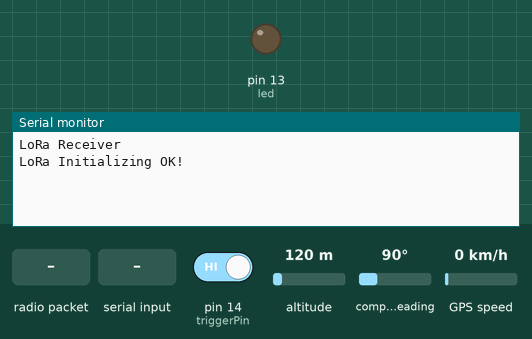
Recording of a sketch running on a simulated Arduino Mega 2560, built with avr-gcc and run on an emulated ATmega2560. Parts: output pins drawn as LEDs (lit = HIGH), the last lines printed to the serial monitor. Inputs (shaded band) come from the test bench; at power-on: pin 14 (triggerPin) HIGH, altitude 120 m, compass heading 90°, GPS speed 0 km/h. The GPS gets a fix after 3 s at 37.7749, -122.4194 with 8 satellites; no radio packets arrive unless stated.

Above: at 1.2 s.
1.3 s: pin 14 (triggerPin) driven LOW
At 3.2 s:
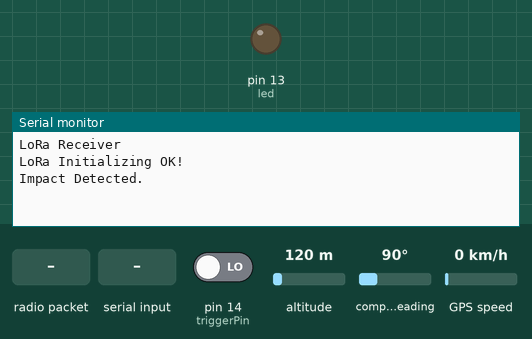
3.5 s: radio packet "hit" arrives
At 4.3 s:
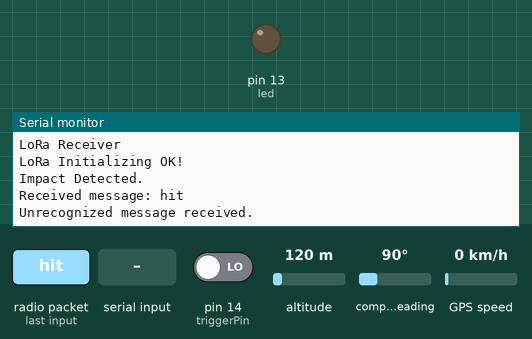
5.0 s: "hit\n" received over Serial
At 5.4 s:
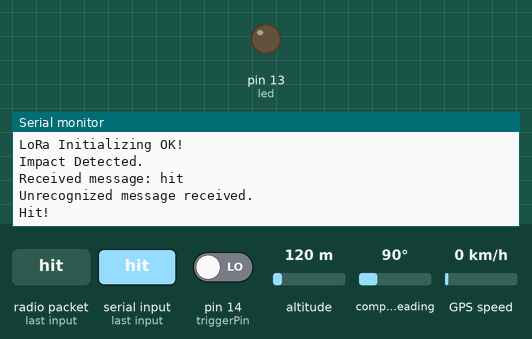
6.5 s: radio packet "calibrateMessage" arrives
At 7.7 s:
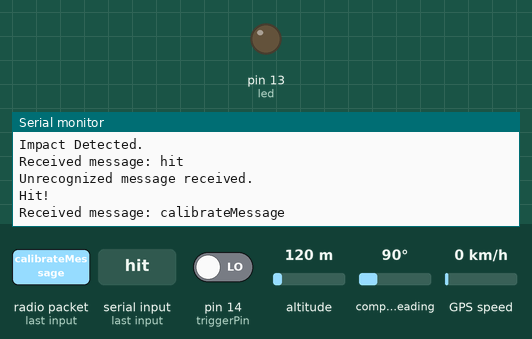
8.0 s: radio packet "waitForImpact" arrives
At 8.7 s:
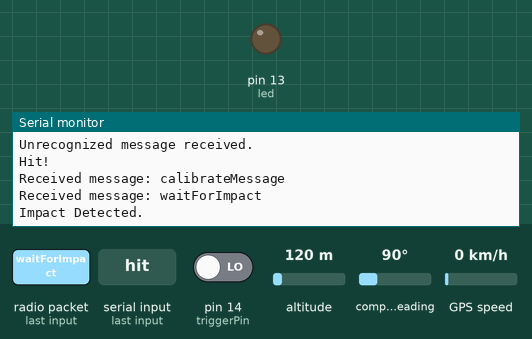

The sketch:

atTarget_20230829.ino
```cpp
#include <SPI.h>
#include <LoRa.h>
#include <TinyGPS++.h>

#define ss 8
#define rst 4
#define dio0 7

const int targetID = 1;
const int triggerPin = 14;
const int led = 13;
float targetLatitude;
float targetLongitude;
unsigned long impactStartTime = 0;
const long debounceDelay = 1000;  // the debounce time in milliseconds

// The TinyGPSPlus object
TinyGPSPlus gps;

// The serial connection to the GPS device
#define hs Serial1

bool waitForTrigger = true;
char messageToSend[512] = "";       // The message to send
unsigned long nextMessageTime = 0;  // The time when the next message should be sent
bool shouldSendResponse = false;    //Track whether a response should be sent
static bool waitForImpactMessageReceived = false;

void setup() {
  Serial.begin(115200);
  hs.begin(9600);
  Serial.println("LoRa Receiver");
  LoRa.setPins(ss, rst, dio0);
  //gps.init();

  while (!LoRa.begin(915E6)) {
    Serial.println(".");
    delay(500);
  }
  Serial.println("LoRa Initializing OK!");

  pinMode(triggerPin, INPUT_PULLUP);
  digitalWrite(triggerPin, LOW);
  pinMode(led, OUTPUT);
  digitalWrite(led, LOW);
}


void loop() {

  // Set trigger state and debounce
  static bool impactTrigger = false;
  static unsigned long lastDebounceTime = 0;
  bool currentTriggerState = digitalRead(triggerPin);

  // Timeout mechanism
  static unsigned long impactTimeout = 0;
  const unsigned long timeoutDuration = 30000;  // 30 seconds

  if (waitForImpactMessageReceived && millis() - impactStartTime > timeoutDuration) {
    Serial.println("Impact wait timed out. Resetting state.");
    impactStartTime = 0;                   // Reset the timer
    impactTrigger = false;                 // Reset the impact trigger
    waitForImpactMessageReceived = false;  // Reset the flag
    impactTimeout = millis();              // Update the timeout timestamp
  }

  // Check if the timer has started and the trigger has occurred
  if (impactStartTime != 0 && impactTrigger) {
    unsigned long elapsedTime = millis() - impactStartTime;
    impactStartTime = 0;                   // Reset the timer
    impactTrigger = false;                 // Reset the impact trigger
    waitForImpactMessageReceived = false;  // Reset the flag
    impactTimer(elapsedTime);              // Function to send the elapsed time back to the base station
  }

  // Check for impact trigger
  if (currentTriggerState == LOW) {
    if (!impactTrigger && (millis() - lastDebounceTime) > debounceDelay) {
      impactTrigger = true;
      lastDebounceTime = millis();  // Reset debounce time on press

      if (waitForImpactMessageReceived) {
        // If "waitForImpact" message was received, do nothing here.
        // The timer logic above will handle it.
      } else {
        Serial.println("Impact Detected.");
        sendHitMessage();
      }
    }
  } else {
    lastDebounceTime = millis();  // Reset debounce time on release
  }

  // This is for testing without requiring a trigger
  if (Serial.available()) {
    String input = Serial.readStringUntil('\n');
    if (input == "hit") {
      Serial.println("Hit!");
      sendHitMessage();
    }
  }

  // Look for LoRa packet to be received
  int packetSize = LoRa.parsePacket();
  if (packetSize) {
    onReceive(packetSize);
  }

  // GPS handling
  if (hs.available()) {
    gps.encode(hs.read());
    smartDelay(10);
  }
}


void onReceive(int packetSize) {
  if (packetSize == 0) return;

  // Declare a C-string to hold the incoming message
  char incoming[256];
  int index = 0;

  // Read the incoming message
  while (LoRa.available()) {
    incoming[index] = (char)LoRa.read();
    index++;
  }

  // Don't forget to terminate the C-string with a null character
  incoming[index] = '\0';

  // Log the received message
  Serial.print("Received message: ");
  Serial.println(incoming);

  // Check for specific commands in the incoming message
  if (strncmp(incoming, "calibrateMessage", 16) == 0) {
    sendCalibrateResponse();
  } else if (strncmp(incoming, "waitForImpact", 13) == 0) {
    impactStartTime = millis();  // Start the timer
    waitForImpactMessageReceived = true;
  } else if (strncmp(incoming, "positionRequest", 15) == 0) {
    sendPositionResponse();
  } else {
    Serial.println("Unrecognized message received.");
  }
}


// For sending the calibrate response from the remote device
void sendCalibrateResponse() {
  char calibrateResponse[20] = "calibrateResponse";  // 17 characters
  sendFixedLengthMessage(calibrateResponse, 17);     // Send exactly 17 bytes
}

void sendHitMessage() {
  char hitMessage[20];                        // Declare the buffer without initializing
  memset(hitMessage, 0, sizeof(hitMessage));  // Zero out the memory

  // Use snprintf to concatenate "Target" and target ID
  snprintf(hitMessage, sizeof(hitMessage), "Target%d", targetID);

  sendMessage(hitMessage);
}

void sendPositionResponse() {
  char sendPositionResponse[512];  // Buffer to hold the response message
  char locationBuffer[128];        // Buffer to hold the location information

  if (getLocation(locationBuffer, sizeof(locationBuffer))) {
    // Format the complete response message
    snprintf(sendPositionResponse, sizeof(sendPositionResponse), "Target%d,%s", targetID, locationBuffer);

    // Send the complete response message
    sendMessage(sendPositionResponse);
  } else {
    // GPS fix is not valid, can either skip sending or send a default message
    Serial.println("Waiting for a good GPS fix to respond.");
  }
}

void impactTimer(unsigned long elapsedTime) {
  char timerMessage[50];  // Declare the buffer
  snprintf(timerMessage, sizeof(timerMessage), "Target%d,Time:%lu", targetID, elapsedTime);
  sendMessage(timerMessage);  // Send the message
}

// Function to send fixed-length messages
void sendFixedLengthMessage(const char *message, int length) {
  LoRa.beginPacket();
  LoRa.write((uint8_t *)message, length);  // Send exactly 'length' bytes
  LoRa.endPacket();
}

void sendMessage(const char *message) {
  // Check if there's enough space for the message
  if (strlen(message) > 250) {
    Serial.println("Message too long.");
    return;
  }

  LoRa.beginPacket();
  LoRa.write((uint8_t *)message, strlen(message));
  LoRa.endPacket();
}

//GPS Functions Here

bool getLocation(char *locationBuffer, int bufferSize) {
  smartDelay(10);  // Wait for a short time to collect GPS data

  float targetLatitude;
  float targetLongitude;

  if (gps.location.isValid()) {
    targetLatitude = gps.location.lat();
    targetLongitude = gps.location.lng();
    Serial.print("Lat ");
    Serial.println(targetLatitude, 6);
    Serial.print("Lon ");
    Serial.println(targetLongitude, 6);

    // Use snprintf to populate the locationBuffer
    snprintf(locationBuffer, bufferSize, "%f,%f,%d", targetLatitude, targetLongitude, targetID);
    return true;  // Return true to indicate success
  } else {
    Serial.println("GPS location is not valid.");
    strncpy(locationBuffer, "INVALID", bufferSize);
    return false;  // Return false to indicate failure
  }
}


// This custom version of delay() ensures that the gps object
// is being "fed".
static void smartDelay(unsigned long ms) {
  unsigned long start = millis();
  do {
    while (hs.available())
      gps.encode(hs.read());
  } while (millis() - start < ms);
}

static void printFloat(float val, bool valid, int len, int prec) {
  if (!valid) {
    while (len-- > 1)
      Serial.print('*');
    Serial.print(' ');
  } else {
    Serial.print(val, prec);
    int vi = abs((int)val);
    int flen = prec + (val < 0.0 ? 2 : 1);  // . and -
    flen += vi >= 1000 ? 4 : vi >= 100 ? 3
                           : vi >= 10  ? 2
                                       : 1;
    for (int i = flen; i < len; ++i)
      Serial.print(' ');
  }
  smartDelay(0);
}

static void printInt(unsigned long val, bool valid, int len) {
  char sz[32] = "*****************";
  if (valid)
    sprintf(sz, "%ld", val);
  sz[len] = 0;
  for (int i = strlen(sz); i < len; ++i)
    sz[i] = ' ';
  if (len > 0)
    sz[len - 1] = ' ';
  Serial.print(sz);
  smartDelay(0);
}

static void printDateTime(TinyGPSDate &d, TinyGPSTime &t) {
  if (!d.isValid()) {
    Serial.print(F("********** "));
  } else {
    char sz[32];
    sprintf(sz, "%02d/%02d/%02d ", d.month(), d.day(), d.year());
    Serial.print(sz);
  }

  if (!t.isValid()) {
    Serial.print(F("******** "));
  } else {
    char sz[32];
    sprintf(sz, "%02d:%02d:%02d ", t.hour(), t.minute(), t.second());
    Serial.print(sz);
  }

  printInt(d.age(), d.isValid(), 5);
  smartDelay(0);
}

static void printStr(const char *str, int len) {
  int slen = strlen(str);
  for (int i = 0; i < len; ++i)
    Serial.print(i < slen ? str[i] : ' ');
  smartDelay(0);
}
```

Measured:
- after the input at 1.3 s, the serial monitor: prints a new line after 0.74 s (image 1)
- after the input at 3.5 s, the serial monitor: prints a new line at once (image 2)
- after the input at 5.0 s, the serial monitor: prints a new line at once (image 3)
- after the input at 6.5 s, the serial monitor: prints a new line at once (image 4)
- after the input at 8.0 s, the serial monitor: prints a new line at once (image 5)
